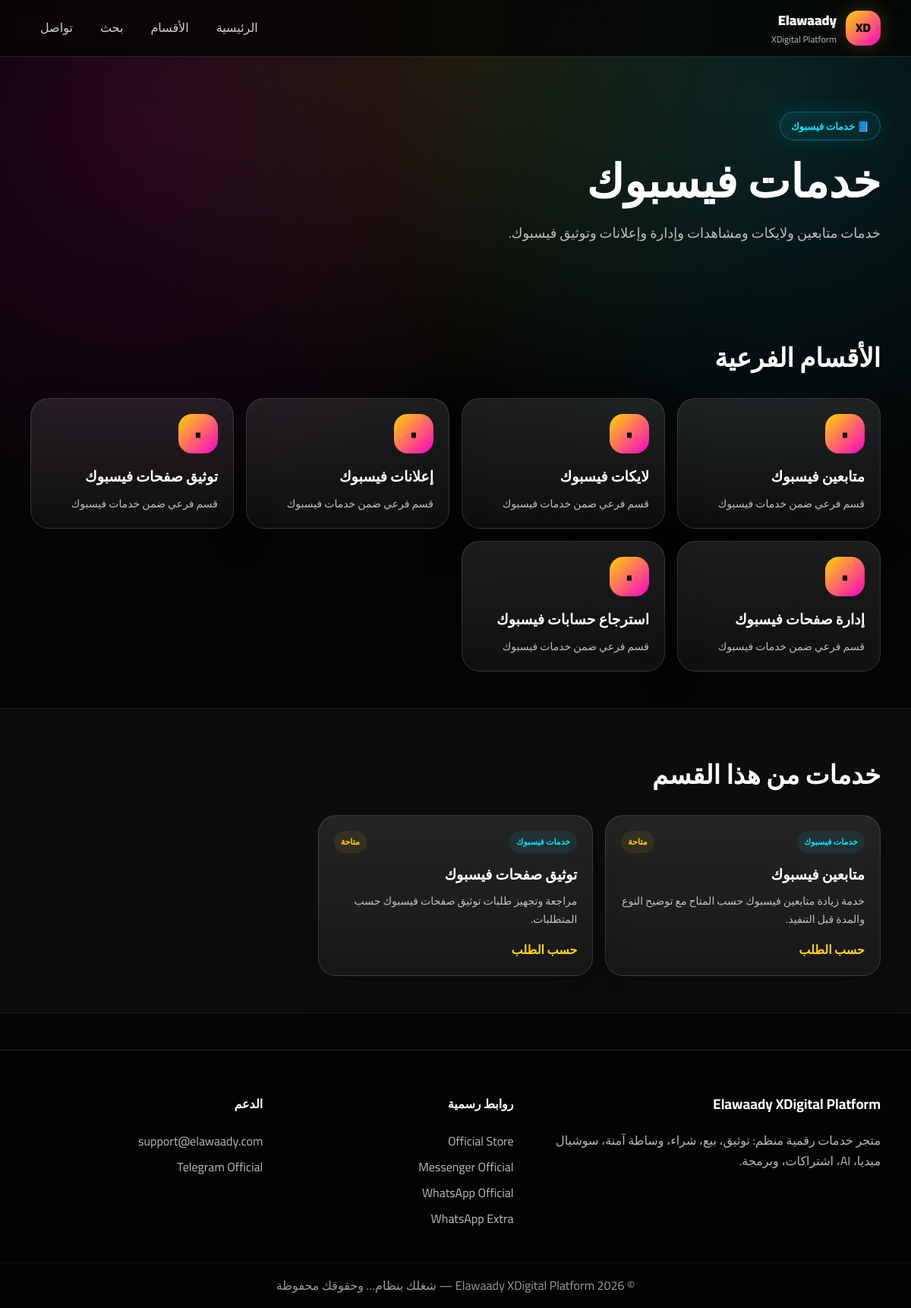
/subcategories.php?category_id=1, run on the app's committed database.
### tables this page shows
CREATE TABLE store_categories (
    id INT AUTO_INCREMENT PRIMARY KEY,
    name VARCHAR(255) NOT NULL,
    description TEXT,
    icon VARCHAR(50) DEFAULT '✨',
    sort_order INT DEFAULT 0,
    is_active TINYINT(1) DEFAULT 1,
    created_at TIMESTAMP DEFAULT CURRENT_TIMESTAMP
);

CREATE TABLE store_subcategories (
    id INT AUTO_INCREMENT PRIMARY KEY,
    category_id INT NOT NULL,
    name VARCHAR(255) NOT NULL,
    description TEXT,
    icon VARCHAR(50) DEFAULT '•',
    sort_order INT DEFAULT 0,
    is_active TINYINT(1) DEFAULT 1,
    created_at TIMESTAMP DEFAULT CURRENT_TIMESTAMP,
    FOREIGN KEY (category_id) REFERENCES store_categories(id) ON DELETE CASCADE
);

CREATE TABLE store_services (
    id INT AUTO_INCREMENT PRIMARY KEY,
    category_id INT NOT NULL,
    subcategory_id INT NULL,
    name VARCHAR(255) NOT NULL,
    description TEXT,
    price DECIMAL(10,2) DEFAULT 0,
    service_link VARCHAR(255),
    status VARCHAR(50) DEFAULT 'متاحة',
    image VARCHAR(255),
    sort_order INT DEFAULT 0,
    is_active TINYINT(1) DEFAULT 1,
    created_at TIMESTAMP DEFAULT CURRENT_TIMESTAMP,
    FOREIGN KEY (category_id) REFERENCES store_categories(id) ON DELETE CASCADE,
    FOREIGN KEY (subcategory_id) REFERENCES store_subcategories(id) ON DELETE SET NULL
);

### db_connect.php (called while the page is built, shortened)
<?php
function e($value) {
    return htmlspecialchars((string)$value, ENT_QUOTES, 'UTF-8');
}
function fetch_all($conn, $sql, $types = "", ...$params) {
    $stmt = $conn->prepare($sql);
    if ($types !== "") {
        $stmt->bind_param($types, ...$params);
    }
    $stmt->execute();
    return $stmt->get_result()->fetch_all(MYSQLI_ASSOC);
}
function fetch_one($conn, $sql, $types = "", ...$params) {
    $rows = fetch_all($conn, $sql, $types, ...$params);
    return $rows[0] ?? null;
}
?>

### subcategories.php (the view, shortened to what this page needs)
<?php
require_once "db_connect.php";
$category_id = isset($_GET['category_id']) ? (int)$_GET['category_id'] : 0;
$category = fetch_one($conn, "SELECT * FROM store_categories WHERE id=? AND is_active=1", "i", $category_id);
$subcategories = fetch_all($conn, "SELECT * FROM store_subcategories WHERE category_id=? AND is_active=1 ORDER BY sort_order ASC, id ASC", "i", $category_id);
$services = fetch_all($conn, "SELECT * FROM store_services WHERE category_id=? AND is_active=1 ORDER BY sort_order ASC, id DESC LIMIT 12", "i", $category_id);
require_once "header.php";
?>
<section class="page-hero">
    <div class="container">
        <span class="pill"><?= e($category['icon']) ?> <?= e($category['name']) ?></span>
        <h1><?= e($category['name']) ?></h1>
        <p><?= e($category['description']) ?></p>
    </div>
</section>
<section class="section">
    <div class="container">
        <div class="section-head">
            <h2>الأقسام الفرعية</h2>
        </div>
        <?php if (!$subcategories): ?>
            <div class="empty-box">لا توجد أقسام فرعية حاليًا داخل هذا القسم.</div>
        <?php else: ?>
            <div class="category-grid">
                <?php foreach ($subcategories as $sub): ?>
                    <a class="category-card" href="subcategories.php?category_id=<?= e($category_id) ?>&subcategory_id=<?= e($sub['id']) ?>">
                        <div class="category-icon"><?= e($sub['icon']) ?></div>
                        <h3><?= e($sub['name']) ?></h3>
                        <p><?= e($sub['description']) ?></p>
                    </a>
                <?php endforeach; ?>
            </div>
        <?php endif; ?>
    </div>
</section>
<section class="section section-dark">
    <div class="container">
        <div class="section-head">
            <h2>خدمات من هذا القسم</h2>
        </div>
        <div class="service-grid">
            <?php foreach ($services as $service): ?>
                <a class="service-card" href="service.php?id=<?= e($service['id']) ?>">
                    <div class="service-top">
                        <span><?= e($category['name']) ?></span>
                        <small><?= e($service['status']) ?></small>
                    </div>
                    <h3><?= e($service['name']) ?></h3>
                    <p><?= e($service['description']) ?></p>
                    <div class="price"><?= $service['price'] > 0 ? e(number_format($service['price'], 2)) . " ج.م" : "حسب الطلب" ?></div>
                </a>
            <?php endforeach; ?>
        </div>
    </div>
</section>
<?php require_once "footer.php"; ?>

### style.css (style rules this page uses)
:root { --bg: #050505; --panel: rgba(255,255,255,.075); --panel-2: rgba(255,255,255,.11); --line: rgba(255,255,255,.13); --text: #ffffff; --muted: rgba(255,255,255,.72); --cyan: #00e5ff; --gold: #ffd600; --magenta: #ff00c8; --green: #25d366; --radius: 24px; --shadow: 0 28px 80px rgba(0,0,0,.45); }
* { box-sizing: border-box; }
html { scroll-behavior: smooth; }
body { margin: 0; font-family: "Cairo", sans-serif; background: radial-gradient(circle at 15% 10%, rgba(255,0,200,.13), transparent 28%), radial-gradient(circle at 85% 8%, rgba(0,229,255,.12), transparent 28%), radial-gradient(circle at 50% 0%, rgba(255,214,0,.10), transparent 30%), #050505; color: var(--text); line-height: 1.7; }
a { color: inherit; text-decoration: none; }
.container { width: min(1120px, calc(100% - 32px)); margin: auto; }
.hero, .page-hero { padding: 72px 0 44px; }
.pill { display: inline-flex; align-items: center; width: fit-content; padding: 7px 14px; border-radius: 999px; color: var(--cyan); background: rgba(0,229,255,.08); border: 1px solid rgba(0,229,255,.30); font-size: 13px; font-weight: 900; box-shadow: 0 0 28px rgba(0,229,255,.12); }
.hero h1, .page-hero h1 { font-size: clamp(34px, 5vw, 62px); line-height: 1.18; margin: 18px 0 18px; font-weight: 900; }
.hero p, .page-hero p { color: var(--muted); font-size: 18px; max-width: 720px; }
.section { padding: 48px 0; }
.section-dark { background: rgba(255,255,255,.03); border-top: 1px solid rgba(255,255,255,.06); border-bottom: 1px solid rgba(255,255,255,.06); }
.section-head { margin-bottom: 24px; }
.section-head h2 { font-size: 34px; margin: 10px 0 5px; }
.category-grid, .service-grid { display: grid; grid-template-columns: repeat(4, 1fr); gap: 16px; }
.service-grid { grid-template-columns: repeat(3, 1fr); }
.category-card, .service-card, .contact-card { display: block; padding: 20px; border-radius: var(--radius); background: linear-gradient(180deg, rgba(255,255,255,.10), rgba(255,255,255,.045)); border: 1px solid var(--line); box-shadow: 0 16px 50px rgba(0,0,0,.25); transition: .22s ease; }
.category-icon { width: 52px; height: 52px; border-radius: 18px; display: grid; place-items: center; color: #000; background: linear-gradient(135deg, var(--gold), var(--magenta)); font-size: 24px; margin-bottom: 14px; }
.category-card h3, .service-card h3 { margin: 0 0 8px; font-size: 19px; }
.category-card p, .service-card p { margin: 0; color: var(--muted); font-size: 14px; }
.service-top { display: flex; align-items: center; justify-content: space-between; gap: 8px; margin-bottom: 12px; }
.service-top span, .service-top small { border-radius: 999px; padding: 5px 9px; background: rgba(0,229,255,.08); color: var(--cyan); font-size: 11px; font-weight: 900; }
.service-top small { color: var(--gold); background: rgba(255,214,0,.08); }
.price { margin-top: 14px; color: var(--gold); font-weight: 900; }

### data on the page
store_categories: icon "📘", name "خدمات فيسبوك", description "خدمات متابعين ولايكات ومشاهدات وإدارة وإعلانات وتوثيق فيسبوك."
store_subcategories: icon "•", name "متابعين فيسبوك", description "قسم فرعي ضمن خدمات فيسبوك"
store_subcategories: icon "•", name "لايكات فيسبوك", description "قسم فرعي ضمن خدمات فيسبوك"
store_subcategories: icon "•", name "إعلانات فيسبوك", description "قسم فرعي ضمن خدمات فيسبوك"
store_subcategories: icon "•", name "توثيق صفحات فيسبوك", description "قسم فرعي ضمن خدمات فيسبوك"
store_subcategories: icon "•", name "إدارة صفحات فيسبوك", description "قسم فرعي ضمن خدمات فيسبوك"
store_subcategories: icon "•", name "استرجاع حسابات فيسبوك", description "قسم فرعي ضمن خدمات فيسبوك"
store_services: category.name "خدمات فيسبوك", status "متاحة", name "متابعين فيسبوك", description "خدمة زيادة متابعين فيسبوك حسب المتاح مع توضيح النوع والمدة قبل التنفيذ.", price "حسب الطلب"
store_services: category.name "خدمات فيسبوك", status "متاحة", name "توثيق صفحات فيسبوك", description "مراجعة وتجهيز طلبات توثيق صفحات فيسبوك حسب المتطلبات.", price "حسب الطلب"
